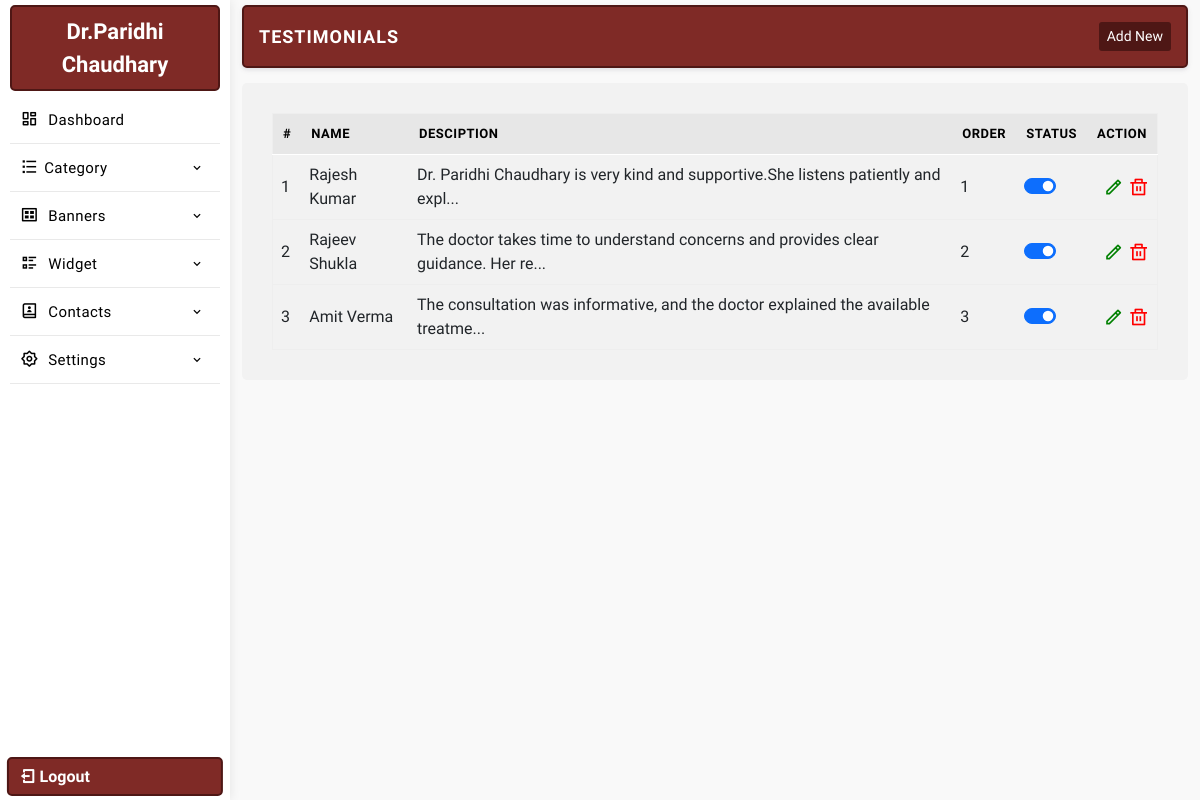
The page /manager/testimonials.php (signed in) on the database as committed earlier.
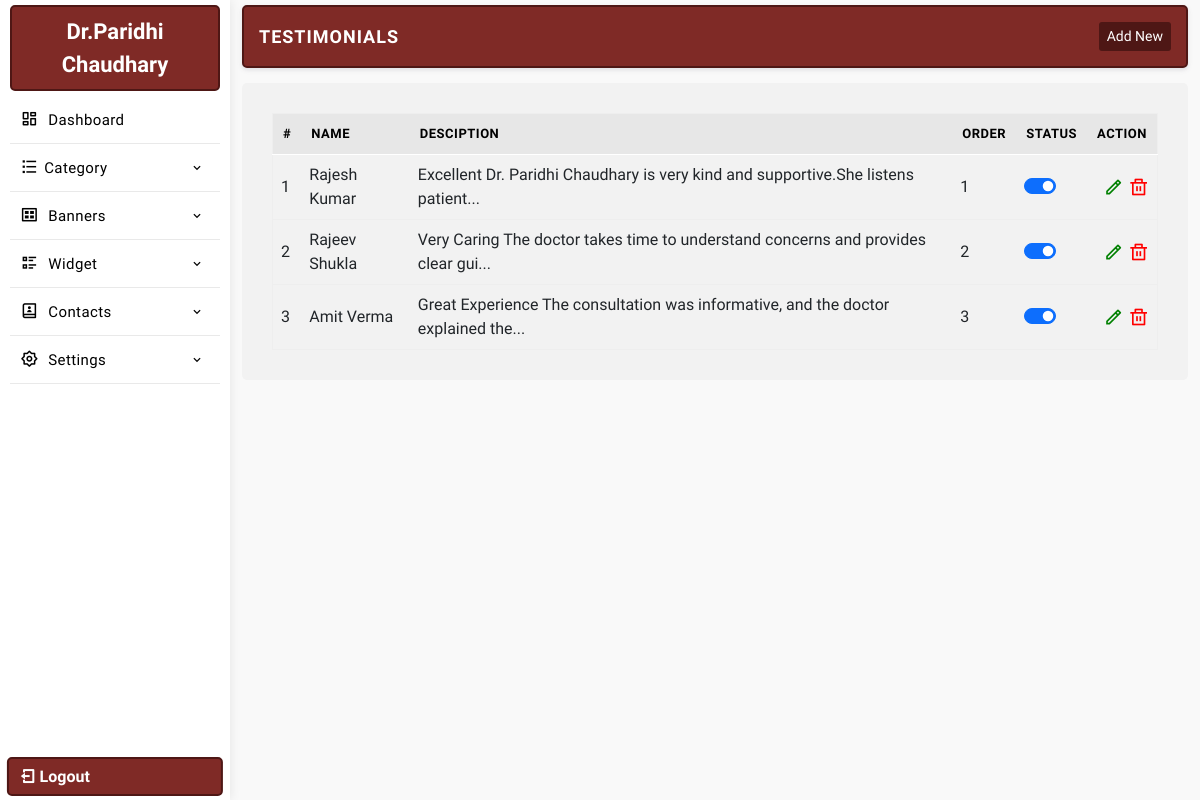
The same page on the database as committed later.
### tables this page shows
CREATE TABLE `settings` (
  `id` int(11) NOT NULL,
  `web_name` varchar(255) DEFAULT NULL,
  `email_id` varchar(255) DEFAULT NULL,
  `alternate_email_id` varchar(255) DEFAULT NULL,
  `contact_no` varchar(255) DEFAULT NULL,
  `alternate_no` varchar(255) DEFAULT NULL,
  `whatsapp_no` varchar(255) DEFAULT NULL,
  `reception_time` varchar(255) DEFAULT NULL,
  `address` text DEFAULT NULL,
  `youtubelink` varchar(255) DEFAULT NULL,
  `map_iframe` longtext DEFAULT NULL,
  `facebook` varchar(255) DEFAULT NULL,
  `youtube` varchar(255) DEFAULT NULL,
  `instagram` varchar(255) DEFAULT NULL,
  `twitter` varchar(255) DEFAULT NULL,
  `linkedin` varchar(255) DEFAULT NULL,
  `logo` varchar(255) DEFAULT NULL,
  `meta_title` varchar(255) DEFAULT NULL,
  `meta_keywords` varchar(255) DEFAULT NULL,
  `meta_desc` text DEFAULT NULL,
  `smart_classroom_desc` text DEFAULT NULL,
  `smart_classroom_text` varchar(255) DEFAULT NULL,
  `brochure_file` varchar(500) DEFAULT NULL,
  `footerdesc` text DEFAULT NULL,
  `googletag` text DEFAULT NULL,
  `headercenterline` varchar(255) DEFAULT NULL,
  `no_of_experience` varchar(255) DEFAULT NULL,
  `surgeries` varchar(255) DEFAULT NULL,
  `no_of_patients` varchar(255) DEFAULT NULL,
  `satisfied_patients` varchar(255) DEFAULT NULL,
  `working_days` varchar(255) DEFAULT NULL,
  `closed_days` varchar(255) DEFAULT NULL
);

CREATE TABLE `testimonials` (
  `id` int(11) NOT NULL,
  `category` varchar(255) NOT NULL,
  `title` text NOT NULL,
  `subtitle` varchar(255) DEFAULT NULL,
  `url` text NOT NULL,
  `desc` longtext NOT NULL,
  `file` varchar(255) NOT NULL,
  `order` varchar(255) NOT NULL,
  `status` int(255) NOT NULL
);

### manager/database/db.php (called while the page is built, shortened)
<?php session_start();
$con = mysqli_connect( DB_HOST, DB_USER, DB_PASSWORD, DB_NAME);
$sqlsetting = mysqli_query($con,"SELECT * FROM `settings`");
$rwlinks = mysqli_fetch_array($sqlsetting);
$websitename = $rwlinks['web_name'];
?>

### manager/testimonials.php (the view, shortened to what this page needs)
<?php require_once 'database/db.php';
	include 'include/header.php';
	include 'include/sidebar.php';
 ?>
<section class="main-dashboard">
<div class="container-fluid">
<div class="row">
<div class="col-md-12">
	<div class="page-title">
		<div class="title">
			<h3>Testimonials</h3>
		</div>
		<div class="createbtn">
			<a href="createtestimonial.php"> Add New</a>
		</div>
	</div>
</div>
<div class="col-md-12">
	<div class="page-content">
		<table class="table table-hover" id="myTable">
			<thead>
				<tr>
					<th>#</th>
					<th>Name</th>
					<th>Desciption</th>
					<th>Order</th>
					<th>Status</th>
					<th class="text-end">Action</th>
				</tr>
			</thead>
			<tbody>
			<?php
				$sqltc  = mysqli_query($con, "SELECT * FROM testimonials ORDER BY id ASC");
				if(mysqli_num_rows($sqltc)){
					$serial = 1;
					while($rwtc = mysqli_fetch_assoc($sqltc )){
						$tcid = $rwtc['id'];
			 ?>
				<tr id='remove<?php echo $tcid; ?>'>
					<td><?php echo $serial; ?></td>
					<td><?=$rwtc['title'];?></td>
					<td><?php
						$tcPlain = trim(strip_tags((string)($rwtc['desc'] ?? '')));
						$tcShort = mb_substr($tcPlain, 0, 80, 'UTF-8');
						if (mb_strlen($tcPlain, 'UTF-8') > 80) {
							$tcShort .= '...';
						}
						echo htmlspecialchars($tcShort, ENT_QUOTES, 'UTF-8');
					?></td>
					<td><?=$rwtc['order'];?></td>
					<td>
						<div class="form-check form-switch">
							<?php $checked = $rwtc['status']==1 ? "checked" : ""; ?>
						  <input class="form-check-input" type="checkbox" data-table="testimonials" ide="<?=$rwtc['id'];?>" <?=$checked;?>>
						</div>
					</td>
					<td class="text-end">
						<a href="updatetestimonial.php?id=<?=$tcid;?>" class="editbtn ri-pencil-line" ></a>
						<a href="javascript:"  ide="<?=$tcid; ?>" class='delbtn ri-delete-bin-line' ></a>
					</td>
				</tr>
		<?php $serial++; }} ?>
			</tbody>
		</table>
	</div>
</div>
</div>
</div>
</section>
<?php
	include "include/footer.php";
?>

### manager/include/header.php (shortened to what this page needs)
<!DOCTYPE html>
<html lang="en">
<head>
<link href='https://unpkg.com/boxicons@2.1.2/css/boxicons.min.css' rel='stylesheet'>
<link rel="stylesheet" href="https://cdnjs.cloudflare.com/ajax/libs/font-awesome/6.1.1/css/all.min.css" >
<link rel="stylesheet" href="https://cdn.jsdelivr.net/npm/pixeden-stroke-7-icon@1.2.3/pe-icon-7-stroke/dist/pe-icon-7-stroke.min.css">
<link href="bootstrap-datepicker/css/bootstrap-datepicker.css" rel="stylesheet" />
<link href="https://cdn.jsdelivr.net/npm/remixicon@4.2.0/fonts/remixicon.css" rel="stylesheet"/>
<link rel="stylesheet" href="css/datatables.min.css">
<link rel="stylesheet" href="css/bootstrap.min.css">
<link rel="stylesheet" href="css/style.css">
<link rel="stylesheet" href="css/responsive-style.css">
</head>
<body>

### manager/include/sidebar.php (shortened to what this page needs)
<aside class="sidebar-menu-dashboard">
<div class="logo-n-toggle">
	<a href="dashboard.php"><?=$websitename;?></a>
</div>
<nav class="menu">
<ul class="aside-menu">
<li class="menu-item ">
	<a href="dashboard.php" class="menu-link">
	<span class="link-text"><i class="ri-dashboard-line"></i> Dashboard</span>
	</a>
</li>
<li class="menu-item has-submenu">
	<a href="javascript:" class="menu-link" id="parent-menu">
	<span class="link-text"><i class="ri-list-check"></i>Category</span>
	<i class='bx bx-chevron-down'></i>
	</a>
</li>
<li class="menu-item has-submenu">
<a href="javascript:" class="menu-link orders" id="parent-menu">
<span class="link-text"><i class="ri-gallery-view"></i> Banners</span>
<i class='bx bx-chevron-down'></i>
</a>
</li>
<li class="menu-item has-submenu">
<a href="javascript:" class="menu-link" id="parent-menu">
<div>
<span class="link-text"><i class="ri-list-check-2"></i> Widget</span>
</div>
<i class='bx bx-chevron-down'></i>
</a>
</li>
<li class="menu-item has-submenu">
<a href="javascript:" class="menu-link orders" id="parent-menu">
<div>
<span class="link-text"><i class="ri-contacts-book-2-line"></i> Contacts</span>
</div>
<i class='bx bx-chevron-down'></i>
</a>
</li>
<li class="menu-item has-submenu">
<a href="javascript:" class="menu-link orders" id="parent-menu">
<div>
<span class="link-text"><i class="ri-settings-2-line"></i> Settings</span>
</div>
<i class='bx bx-chevron-down'></i>
</a>
</li>
</ul>
</nav>
<a href="logout.php" class="logout-fixed"><i class="ri-logout-box-line"></i> Logout</a>
</aside>

### manager/include/footer.php (shortened to what this page needs)
</body>
</html>

### manager/css/style.css (style rules this page uses)
* { margin: 0; padding: 0; box-sizing: border-box; font-family: "Public Sans", sans-serif; }
:root { --text1-color: #a7a7a7; --primary-color: #7F2A26; --secondary-color: #4e1715; }
table { margin: 0 !important;border: 1px solid #eee !important; }
table thead { background: #e7e7e7;border-bottom: 1px solid #fff;color: #fff; }
table thead tr th { font-weight: 600 !important;font-size: 13px;border-bottom: 0 !important;padding: 10px !important;color: #000;text-transform: uppercase;letter-spacing: .5px; }
tr td { vertical-align: middle; }
p,h1,h2,h3,h4,h5,h6 { margin: 0; }
a { text-decoration: none; color: #000; }
ul { list-style: none; padding: 0; margin: 0; }
.addimage, .editbtn,.delbtn { font-size: 20px; }
.editbtn { color: green; }
.delbtn { color: red; }
aside { width: 230px; height: 100vh; transition: all .4s linear; float: left; box-shadow: 1px 0 10px rgb(0 0 0 / 8%); position: relative; padding: 5px 10px; }
.logo-n-toggle { display: flex; justify-content: center; align-items: center; padding: 8px 10px; border: 2px solid var(--secondary-color); border-radius: 5px; background: var(--primary-color); }
.logo-n-toggle a { display: block; transition: display .4s linear; color: #fff; text-align: center; font-weight: 800; font-size: 22px; }
.logo-n-toggle a:before, .logo-n-toggle a:after { width: 12px; height: 12px; display: inline-block; border: 4px solid var(--primary-color); border-radius: 50%; margin: 0 5px; }
.logout-fixed { position: absolute; bottom: 4px; left: 50%; padding: 5px 10px; width: 94%; color: #fff; margin: auto; transform: translateX(-50%); border-radius: 5px; border: 2px solid var(--secondary-color); font-weight: 600; background: var(--primary-color); transition: .3s linear; }
.page-title { padding: 15px; border-radius: 5px; border: 2px solid var(--secondary-color); display: flex; align-items: center; justify-content: space-between; margin-bottom: 15px; box-shadow: 0 .125rem .25rem rgba(165,163,174,.3); background: #fff; background: var(--primary-color); }
.page-title .title h3 { font-size: 18px; color: #fff; text-transform: uppercase; font-weight: 700; letter-spacing: 1px; }
.page-title .createbtn { display: flex; align-items: center; gap: 10px; }
.page-title .createbtn a { font-size: 14px; display: flex; align-items: center; justify-content: center; border-radius: 3px; padding: 4px 8px; font-weight: 500; background: var(--secondary-color); color: #fff; transition: .3s ease; }
.page-content { background: #fff;padding: 30px;border-radius: 5px;background: #f2f2f2; }
aside .menu { height: 88%; overflow: auto; padding: 5px 0; }
.aside-menu .menu-item { transition: all .2s linear; position: relative; }
.aside-menu .menu-item > .menu-link { text-decoration: none; display: block; padding: 10px 10px; display: flex; justify-content: space-between; align-items: center; white-space: nowrap; border-bottom: 1px solid #e9e9e9; }
.aside-menu .menu-item > .menu-link i { color: #000; font-size: 18px; margin-right: 5px; display: inline-block; }
.aside-menu .menu-item > .menu-link .bx-chevron-down, .aside-menu .menu-item > .menu-link .link-text { transition: all .2s linear; color: #000; font-size: 15px; letter-spacing: 0.4px; font-weight: 400; }
.aside-menu .menu-item > .menu-link span::after { content: ""; font-family: FontAwesome; }
section.main-dashboard { float: left; width: calc(100% - 230px); transition: all .4s linear; overflow: auto; height: 100vh; padding: 5px 0; background: #f9f9f9; }

Rows that differ between the two databases and show on the page:
changed testimonials "Rajesh Kumar": desc "Dr. Paridhi Chaudhary is very kind and supportive.She listens patiently and expl..." → "Excellent Dr. Paridhi Chaudhary is very kind and supportive.She listens patient..."
changed testimonials "Rajeev Shukla": desc "The doctor takes time to understand concerns and provides clear guidance. Her re..." → "Very Caring The doctor takes time to understand concerns and provides clear gui..."
changed testimonials "Amit Verma": desc "The consultation was informative, and the doctor explained the available treatme..." → "Great Experience The consultation was informative, and the doctor explained the..."
